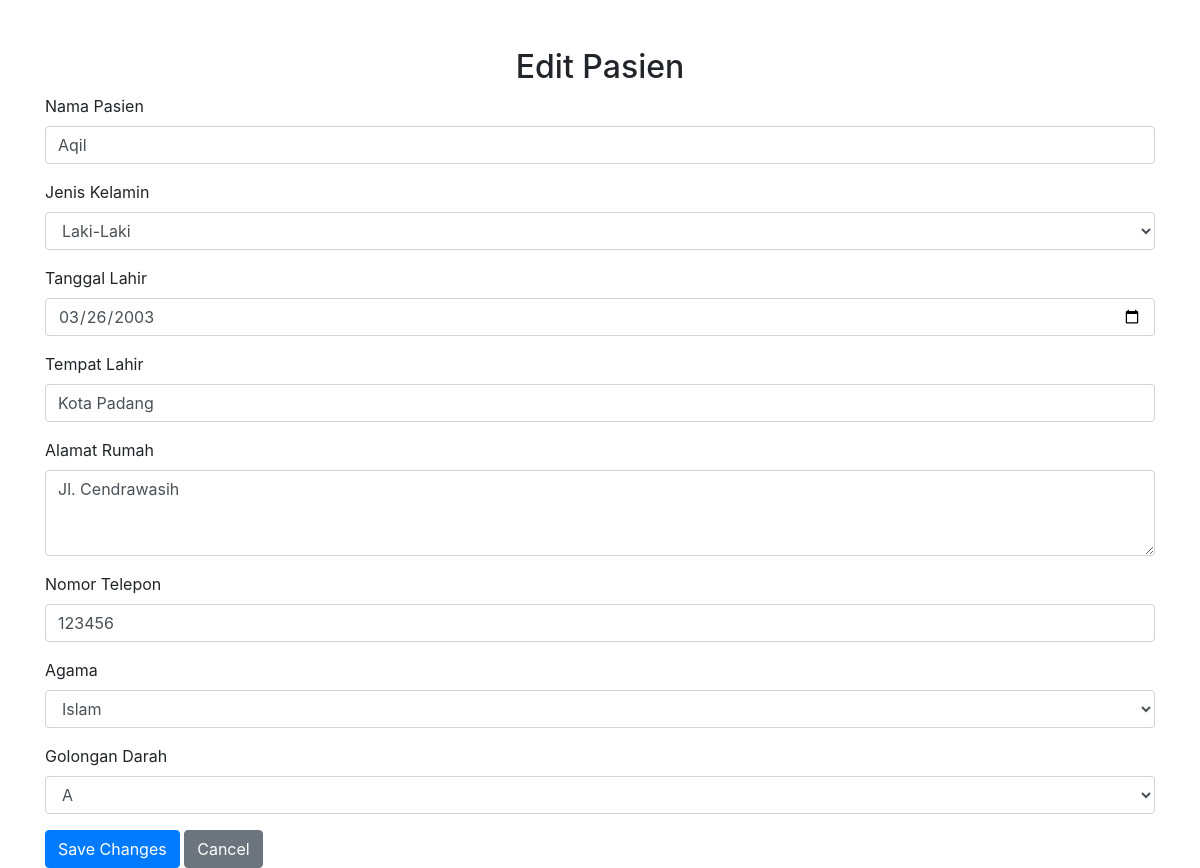
The page /pendaftaran/edit.php?id=1 on the database its author committed.
### tables this page shows
CREATE TABLE `person` (
  `PersonKey` int(11) NOT NULL,
  `Nama` varchar(60) NOT NULL,
  `Gender` varchar(20) NOT NULL,
  `DateOfBirth` date DEFAULT NULL,
  `PlaceofBirth` varchar(50) NOT NULL,
  `HomeAddress` varchar(200) NOT NULL,
  `HomePhone` varchar(50) NOT NULL,
  `WorkAddress` varchar(200) NOT NULL,
  `WorkPhone` varchar(50) NOT NULL,
  `EmailAddress` varchar(70) NOT NULL,
  `MobilePhone` varchar(25) NOT NULL,
  `Number` varchar(20) NOT NULL,
  `Occupation` varchar(40) NOT NULL,
  `Photo` longblob NOT NULL,
  `StatusPersonKey` tinyint(3) NOT NULL,
  `MaritalStatusKey` tinyint(3) NOT NULL,
  `ReligionKey` varchar(20) NOT NULL,
  `PersonTypeKey` tinyint(3) NOT NULL,
  `IdPropinsi` int(11) NOT NULL,
  `IdKabupaten` int(11) NOT NULL,
  `IdKecamatan` int(11) NOT NULL,
  `IdKelurahan` int(11) NOT NULL,
  `Pekerjaan` int(11) NOT NULL,
  `Pendidikan` int(11) NOT NULL,
  `GolDar` varchar(11) NOT NULL,
  `NIK` varchar(50) NOT NULL,
  `TglEfektif` date NOT NULL,
  `EnteredBy` varchar(50) NOT NULL,
  `EnteredDate` datetime(6) NOT NULL,
  `UpdateBy` varchar(50) NOT NULL,
  `UpdateDate` datetime(6) NOT NULL,
  `NoID` varchar(50) NOT NULL,
  `Kodepos` varchar(10) NOT NULL,
  `IdNegara` int(11) NOT NULL,
  `NoBPJS` varchar(50) NOT NULL,
  `NoRekamMedis` varchar(20) NOT NULL
);

### pendaftaran/edit.php (the view, shortened to what this page needs)
<?php
include '../koneksi.php';
if (isset($_GET['id'])) {
    $id = $_GET['id'];
    $query = "SELECT * FROM person WHERE PersonKey = '$id'";
    $result = mysqli_query($mysqli, $query);
    $row = mysqli_fetch_assoc($result);
}
?>
<!DOCTYPE html>
<html lang="en">
<head>
    <link rel="stylesheet" href="../assets/bootstrap-4.6.2/css/bootstrap.min.css">
</head>
<body>
<div class="container mt-5">
    <h2 class="text-center">Edit Pasien</h2>
    <form method="POST">
        <div class="form-group">
            <label for="nama">Nama Pasien</label>
            <input type="text" class="form-control" id="nama" name="nama" value="<?php echo $row['Nama']; ?>" required>
        </div>
        <div class="form-group">
            <label for="gender">Jenis Kelamin</label>
            <select class="form-control" id="gender" name="gender" required>
                <option value="l" <?php if ($row['Gender'] == 'l') echo 'selected'; ?>>Laki-Laki</option>
            </select>
        </div>
        <div class="form-group">
            <label for="dob">Tanggal Lahir</label>
            <input type="date" class="form-control" id="dob" name="dob" value="<?php echo $row['DateOfBirth']; ?>" required>
        </div>
        <div class="form-group">
            <label for="place_of_birth">Tempat Lahir</label>
            <input type="text" class="form-control" id="place_of_birth" name="place_of_birth" value="<?php echo $row['PlaceofBirth']; ?>" required>
        </div>
        <div class="form-group">
            <label for="address">Alamat Rumah</label>
            <textarea class="form-control" id="address" name="address" rows="3" required><?php echo $row['HomeAddress']; ?></textarea>
        </div>
        <div class="form-group">
            <label for="phone">Nomor Telepon</label>
            <input type="text" class="form-control" id="phone" name="phone" value="<?php echo $row['HomePhone']; ?>" required>
        </div>
        <div class="form-group">
            <label for="religion">Agama</label>
            <select class="form-control" id="religion" name="religion" required>
                <option value="Islam" <?php if ($row['ReligionKey'] == 'Islam') echo 'selected'; ?>>Islam</option>
            </select>
        </div>
        <div class="form-group">
            <label for="gol_dar">Golongan Darah</label>
            <select class="form-control" id="gol_dar" name="gol_dar" required>
                <option value="A" <?php if ($row['GolDar'] == 'A') echo 'selected'; ?>>A</option>
            </select>
        </div>
        <button type="submit" class="btn btn-primary">Save Changes</button>
        <button type="button" class="btn btn-secondary" onclick="window.location.href='view_patient.php'">Cancel</button>
    </form>
</div>
</body>
</html>

### rows shown on the page
person: nama "Aqil", gender "Laki-Laki", dob "03/26/2003", place_of_birth "Kota Padang", address "Jl. Cendrawasih", phone "123456", religion "Islam", gol_dar "A"
